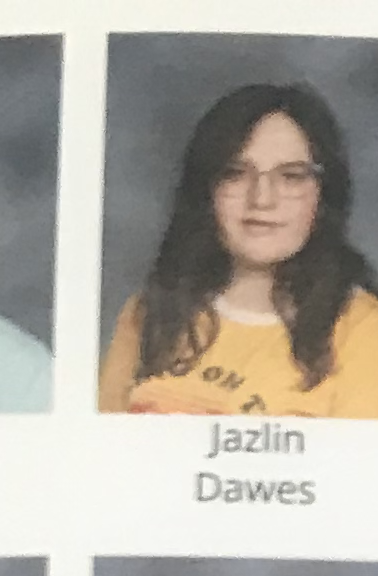
#> input picture photos/unassigned/female/2.png, 378 x 576 px, given in place of IMG_2644.png, which was not available
$ python sorter.py
#> lines starting #> are read from the running program, lines starting #| are printed output that depends on the picture
import os
import shutil
import pytesseract
from PIL import Image

# Function to split sprite map and save images in the 'unassigned' folder


def split_sprite_map(sprite_map_path, output_directory):
    # Create the 'unassigned' directory
#> called with sprite_map_path = 'IMG_2644.png', output_directory = './photos'
    unassigned_directory = os.path.join(output_directory, "unassigned")
    os.makedirs(unassigned_directory, exist_ok=True)

    # Load the sprite map image
    sprite_map = Image.open(sprite_map_path)
#> sprite_map is the input picture: PIL image 378x576 RGBA; mean R, G, B, A 175.7, 170.2, 160.5, 255

    # Calculate width and height of each sprite
    sprite_width = sprite_map.width // 8
#> sprite_width = 47
    sprite_height = sprite_map.height // 7
#> sprite_height = 82

    # Split the sprite map and save images in the 'unassigned' folder
    # Split the sprite map and save images in the 'unassigned' folder
    for row in range(7):
        for col in range(8):
            # Calculate the coordinates of the current sprite
            left = col * sprite_width
            upper = row * sprite_height
            right = left + sprite_width
            lower = upper + sprite_height

            # Crop the sprite from the sprite map
            RGB_sprite = sprite_map.crop((left, upper, right, lower))
            sprite = sprite_map.convert("L").crop((left, upper, right, lower))

            # Perform OCR to extract text from the sprite image
            extracted_text = pytesseract.image_to_string(sprite)
            # Remove the space and new line characters from the extracted text
            extracted_text = extracted_text.replace(" ", "").replace("\n", "")
            # Remove all non-alphanumeric characters from the extracted text
            extracted_text = "".join(
                char for char in extracted_text if char.isalnum())

            if extracted_text == "":
                # Display Image and get user input for name
                sprite.show()
                extracted_text = input("Enter the name: ")

            # check if first letter is uppercase
            if not extracted_text[0].isupper():
                # ask user to confirm if name is correct
                sprite.show()
                extracted_text = input(f"Is {extracted_text} correct? (y/n): ")
                if extracted_text.lower() == "n":
                    extracted_text = input("Enter the name: ")
                else:
                    extracted_text = extracted_text[0].capitalize()

            # Convert image back to RGB
            sprite = sprite.convert("RGB")

            # Save the sprite image in the 'unassigned' folder with the extracted text as the name
            output_path = os.path.join(
                unassigned_directory, f"{extracted_text}.png")
            RGB_sprite.save(output_path, "PNG")
            print(f"Saved {output_path}")
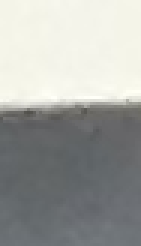
#> RGB_sprite: PIL image 47x82 RGBA (shown 3 times larger); mean R, G, B, A 163.3, 165.1, 161.7, 255

    print("Sprite map split and images saved successfully!")


# Function to display an image and get user input for gender assignment
# [63 lines left out: functions assign_gender, process_unassigned_photos, not called in this run]


sprite_map_path_1 = "./IMG_1066.jpg"
sprite_map_path_2 = "./IMG_1067.jpg"
output_directory = "./photos"
21
maps = [
    "IMG_2644.png",
    "IMG_2645.png"
]

for map in maps:
#> (the run stopped early here; a loop or call above may not have finished)

$ run again, on photos/unassigned/male/CalebDiede.png
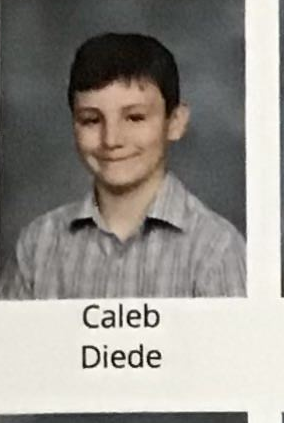
#> input picture photos/unassigned/male/CalebDiede.png, 284 x 423 px, given in place of IMG_2644.png, which was not available
#> in split_sprite_map, sprite_map is the input picture: PIL image 284x423 RGB; mean R, G, B 149, 145.3, 139.4
#> after the loop in split_sprite_map, `for row in range(7):`:
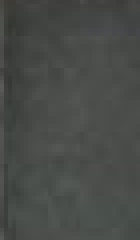
#> RGB_sprite: PIL image 35x60 RGB (shown 4 times larger); mean R, G, B 72.3, 74.8, 71.8
